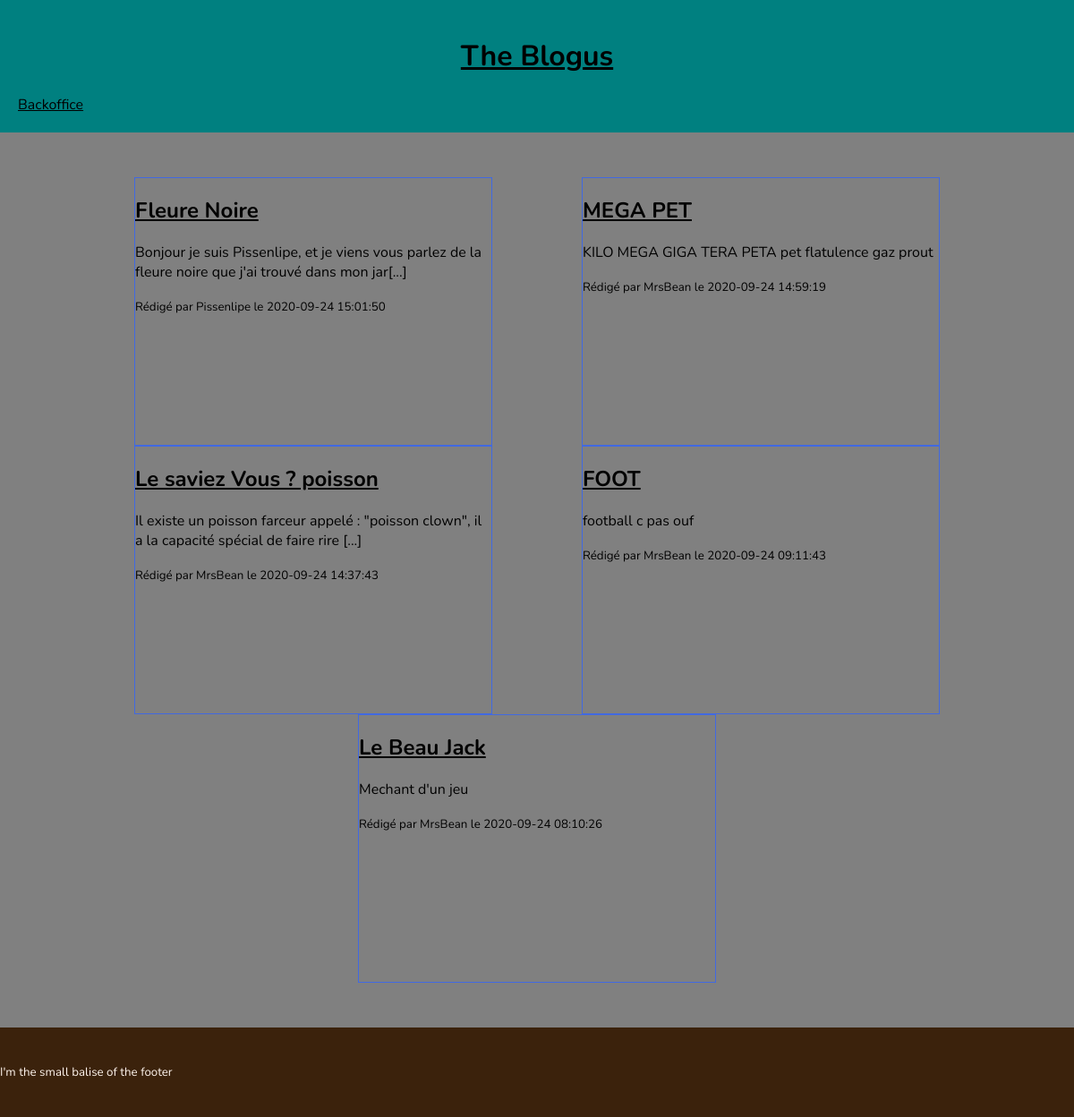
The page / on the database its author committed.
### tables this page shows
CREATE TABLE `table_article` (
  `id_art` int(10) UNSIGNED NOT NULL,
  `id_cat` int(10) UNSIGNED NOT NULL,
  `title` varchar(100) NOT NULL,
  `content_text` text NOT NULL,
  `created_at` timestamp NOT NULL DEFAULT current_timestamp(),
  `published` tinyint(1) NOT NULL DEFAULT 1,
  `id_author` int(10) UNSIGNED NOT NULL
);

CREATE TABLE `table_authors` (
  `id_author` int(10) UNSIGNED NOT NULL,
  `name_author` char(20) NOT NULL,
  `birthdate` date NOT NULL,
  `citizenship` varchar(50) NOT NULL
);

### index.php (the view, shortened to what this page needs)
<?php
    require_once('./php/sql.php');
    $allArticles = 'SELECT *
        FROM `table_article`
        JOIN `table_authors`
        USING (`id_author`)
        WHERE `published`
        ORDER BY `created_at`
        DESC';
    if ($result = $mysqli->query($allArticles)) {
        if($result->num_rows > 0) {
            foreach ($result->fetch_all(MYSQLI_ASSOC) as $value) {
                $art_contentText = $value["content_text"];
                $tronkedText = (strlen($art_contentText) > 100) ? substr($art_contentText, 0, 100) . '[...]' : $art_contentText;
                echo '
                <div class="articles">
                    <h2><a href="./php/article.php?id='.trim($value['id_art']).'">'.$value['title'].'</a></h2>
                    <p>'.$tronkedText.'</p>
                    <small>Rédigé par '.$value['name_author'].' le '.$value['created_at'].'</small>
                </div>
                ';
            }
        } else $errorMsg = 'There is no article';
}else "FATAL ERROR, BASE DE DONNÉES NON EXISTANTE";
?>

### style/style.css (style rules this page uses)
* { box-sizing: border-box; }
body { font-family: 'Nunito', sans-serif; background-color: gray; margin: 0; }
header { background-color: teal; padding: 20px; display: flex; flex-wrap: wrap; justify-content: center; align-items: center; }
h1 { width: 100%; text-align: center; }
nav { width: 100%; }
main { width: 100%; padding: 50px; display: flex; flex-wrap: wrap; justify-content: space-evenly; }
.articles { min-width: 250px; max-width: 1000px; width: 400px; min-height: 300px; overflow-wrap: break-word; border: royalblue 1px solid; }
footer { height: 100px; background-color: rgb(59, 34, 12); color: seashell; display: flex; align-items: center; }
a { color: inherit; text-decoration-color: none; }

### rows shown on the page
table_article: title "Fleure Noire", content_text "Bonjour je suis Pissenlipe, et je viens vous parlez de la fleure noire que j'ai trouvé dans mon jar[...]", id_author.name_author "Pissenlipe", created_at "2020-09-24 15:01:50"
table_article: title "MEGA PET", content_text "KILO MEGA GIGA TERA PETA pet flatulence gaz prout", id_author.name_author "MrsBean", created_at "2020-09-24 14:59:19"
table_article: title "Le saviez Vous ? poisson", content_text "Il existe un poisson farceur appelé : \"poisson clown\", il a la capacité spécial de faire rire [...]", id_author.name_author "MrsBean", created_at "2020-09-24 14:37:43"
table_article: title "FOOT", content_text "football c pas ouf", id_author.name_author "MrsBean", created_at "2020-09-24 09:11:43"
table_article: title "Le Beau Jack", content_text "Mechant d'un jeu", id_author.name_author "MrsBean", created_at "2020-09-24 08:10:26"
